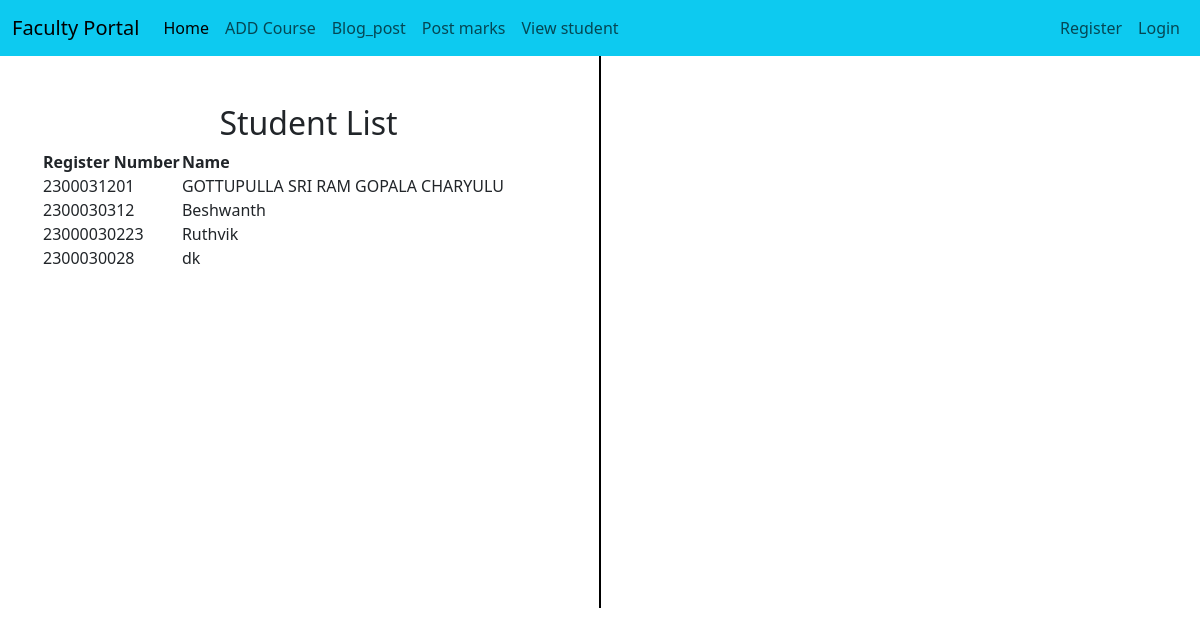
The app's page /facultyapp/view_student_list/ with its own data.
### adminapp/models.py (models this page shows, shortened)
class StudentList(models.Model):
    user = models.OneToOneField(User, on_delete=models.CASCADE, null=True)
    Register_Number = models.CharField(max_length=20, unique=True)
    Name = models.CharField(max_length=100)

### facultyapp/views.py (the view)
# urls.py: path('view_student_list/', views.view_student_list, name='view_student_list'),
def view_student_list(request):
    course = request.GET.get('course')
    section = request.GET.get('section')
    student_courses = AddCourse.objects.all()
    if course:
        student_courses = student_courses.filter(course=course)
    if section:
        student_courses = student_courses.filter(section=section)
    students = StudentList.objects.filter(id__in=student_courses.values('student_id'))
    course_choices = AddCourse.COURSE_CHOICES
    section_choices = AddCourse.SECTION_CHOICES
    context = {
        'students': students,
        'course_choices': course_choices,
        'section_choices': section_choices,
        'selected_course': course,
        'selected_section': section,
    }
    return render(request, 'facultyapp/view_student_list.html', context)

### templates/facultyapp/view_student_list.html (shortened to what this page needs)
{% extends 'Navbar/FacultyNavbar.html' %}
{% load static %}
{% block body %}
<div class="container text-center">
  <div class="row">
    <div class="col">
        <br><br>
            <h2>Student List</h2>
<table>
    <tr>
        <th>Register Number</th>
        <th>Name</th>
    </tr>
    {% for student in students %}
    <tr>
        <td>{{ student.Register_Number }}</td>
        <td>{{ student.Name }}</td>
    </tr>
    {% endfor %}
</table>
    </div>
      <br><br><br><br><br><br><br><br><br><br><br><br><br><br><br><br>
      <br><br><br><br><br><br><br>
       <div class="col-auto d-flex align-items-center">
      <div style="border-left: 2px solid black; height: 100%;"></div>
    </div>
    <div class="col">
        <br><br>
    </div>
  </div>
</div>
{% endblock %}

### records on screen
StudentList: Register_Number "2300031201", Name "GOTTUPULLA SRI RAM GOPALA CHARYULU"
StudentList: Register_Number "2300030312", Name "Beshwanth"
StudentList: Register_Number "23000030223", Name "Ruthvik"
StudentList: Register_Number "2300030028", Name "dk"
